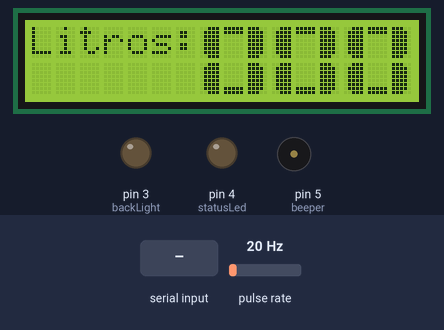
The sketch below on a simulated Arduino Uno, built with avr-gcc and run on an emulated ATmega328P. On the bench: 16×2 character LCD, output pins drawn as LEDs (lit = HIGH), buzzer (waves = sounding, pin HIGH). Wiring (inferred from the names in the program): pulse sensor: data pin 2. Dashed ring = blinking. The test bench sets the inputs (shaded band); at power-on: pulse rate 20 Hz. EEPROM starts erased; what the sketch prints to the serial monitor is not drawn.

Above: at 13.1 s.
13.2 s: pulse rate (sensor on pin 2) set to 196 Hz
At 16.08 s:
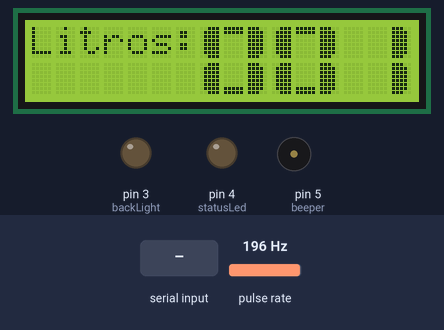
16.2 s: "1" received over Serial
At 18.4 s:
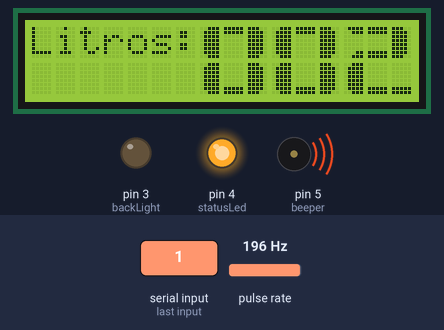
19.2 s: "0" received over Serial
At 21.7 s:
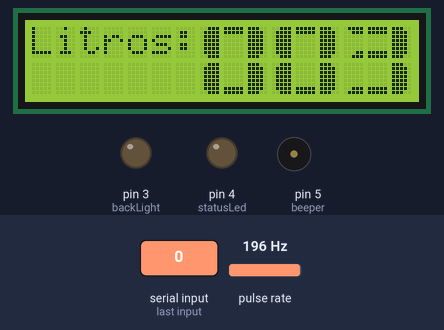
22.2 s: pulse rate (sensor on pin 2) set to 4 Hz
At 23.5 s:
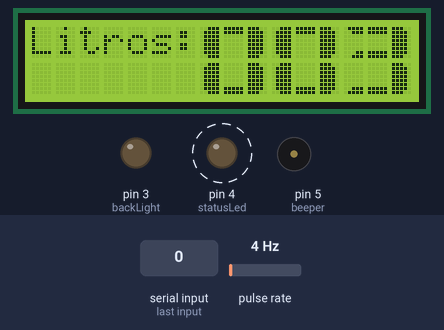
25.2 s: pulse rate (sensor on pin 2) set to 50 Hz
At 27.1 s:
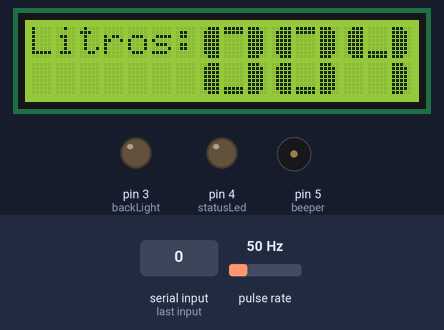
27.4 s: pulse rate (sensor on pin 2) set to 150 Hz
At 30.4 s:
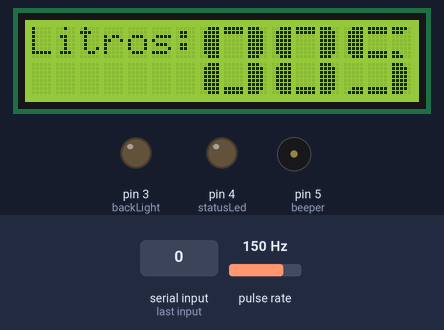
Timing chart, 0 to 35.4 s (numbered marks = the images above; inputs shaded):
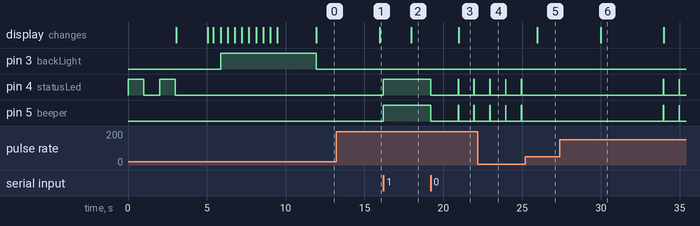

The sketch:

flow_sensor_nano.ino
```cpp
/*
Liquid flow rate sensor -DIYhacking.com Arvind Sanjeev

Measure the liquid/water flow rate using this code.
Connect Vcc and Gnd of sensor to arduino, and the
signal line to arduino digital pin 2.

 */

// include the library code:
#include <LiquidCrystal.h>
#include <EEPROM.h>


//========= for Bluetooth test

int state = 0;
int flag = 0;        // make sure that you return the state only once


// initialize the library with the numbers of the interface pins
LiquidCrystal lcd(12, 11, 10, 9, 8, 7);

// the 8 arrays that form each segment of the custom numbers
byte bar1[8] =
{
        B11100,
        B11110,
        B11110,
        B11110,
        B11110,
        B11110,
        B11110,
        B11100
};
byte bar2[8] =
{
        B00111,
        B01111,
        B01111,
        B01111,
        B01111,
        B01111,
        B01111,
        B00111
};
byte bar3[8] =
{
        B11111,
        B11111,
        B00000,
        B00000,
        B00000,
        B00000,
        B11111,
        B11111
};
byte bar4[8] =
{
        B11110,
        B11100,
        B00000,
        B00000,
        B00000,
        B00000,
        B11000,
        B11100
};
byte bar5[8] =
{
        B01111,
        B00111,
        B00000,
        B00000,
        B00000,
        B00000,
        B00011,
        B00111
};
byte bar6[8] =
{
        B00000,
        B00000,
        B00000,
        B00000,
        B00000,
        B00000,
        B11111,
        B11111
};
byte bar7[8] =
{
        B00000,
        B00000,
        B00000,
        B00000,
        B00000,
        B00000,
        B00111,
        B01111
};
byte bar8[8] =
{
        B11111,
        B11111,
        B00000,
        B00000,
        B00000,
        B00000,
        B00000,
        B00000
};


byte statusLed    = 4;
byte beeper = 5;
byte sensorInterrupt = 0;  // 0 = digital pin 2
byte sensorPin       = 2;
byte backLight       = 3; // Backlight from the LCD display


// Quantity until alarm is triggered
#define quantityAlarm 3000


// The hall-effect flow sensor outputs approximately 4.5 pulses per second per
// litre/minute of flow.
float calibrationFactor = 7.5;

volatile byte pulseCount;


float flowRate;
unsigned int flowMilliLitres;
unsigned long totalMilliLitres;
unsigned int totalLiters;
unsigned int lastScore;


unsigned long oldTime;

void setup()
{

  // Initialize a serial connection for reporting values to the host
  Serial.begin(9600);

  // Set up the status LED line as an output
  pinMode(statusLed, OUTPUT);
  pinMode(beeper, OUTPUT);
  pinMode(backLight, OUTPUT); // LCD backlight

    // set up the LCD's number of columns and rows:


//Start Check-up, LED blinks

  digitalWrite(statusLed, HIGH);  // We have an active-low LED attached
  delay(1000);
  digitalWrite(statusLed, LOW);  // We have an active-low LED attached
  delay(1000);
  digitalWrite(statusLed, HIGH);  // We have an active-low LED attached
  delay(1000);
  digitalWrite(statusLed, LOW);  // We have an active-low LED attached


  pinMode(sensorPin, INPUT);
  digitalWrite(sensorPin, HIGH);

  pulseCount        = 0;
  flowRate          = 0.0;
  flowMilliLitres   = 0;
  totalMilliLitres  = 0;
  totalLiters       = 0;
  oldTime           = 0;
  lastScore         = 0;

  // The Hall-effect sensor is connected to pin 2 which uses interrupt 0.
  // Configured to trigger on a FALLING state change (transition from HIGH
  // state to LOW state)
  attachInterrupt(sensorInterrupt, pulseCounter, FALLING);


//initialize LCD screen
// sets the LCD's rows and colums:
  lcd.begin(16, 2);

// light on the LCD backlight   // as I am using a PNP transistor it let the current flow when it its grounded (LOW)
 digitalWrite( backLight, LOW);

//Welcome Screen

//check if there is a last score saved on the EEProm;
   lastScore = EEPROM.read(0);

 // debug serial
   Serial.println("Last Score:");
   Serial.print(lastScore);

  lcd.print("Last score :");
  lcd.setCursor(0, 1);
  // print the number of seconds since reset:
 lcd.print(lastScore);
 lcd.print(" Liters");

 delay(2000);
 lcd.clear();

  lcd.print("Try using less water!");

      delay(350);

 /*----Display a Scrolling message ---*/


  // scroll 13 positions (string length) to the left
  // to move it offscreen left:
  for (int positionCounter = 0; positionCounter < 10; positionCounter++) {
    // scroll one position left:
    lcd.scrollDisplayLeft();
    // wait a bit:

    delay(450);

     digitalWrite( backLight, HIGH);  // turn backlight off


  }


 delay(2000);
 lcd.clear();


  // assignes each segment a write number
  lcd.createChar(1,bar1);
  lcd.createChar(2,bar2);
  lcd.createChar(3,bar3);
  lcd.createChar(4,bar4);
  lcd.createChar(5,bar5);
  lcd.createChar(6,bar6);
  lcd.createChar(7,bar7);
  lcd.createChar(8,bar8);


}

/**
 * Main program loop
 */
void loop()
{

  // test bluetooth connection:
  //===================


   //if some data is sent, read it and save it in the state variable
    if(Serial.available() > 0){
      state = Serial.read();
      flag=0;
    }
    // if the state is 0 the led will turn off
    if (state == '0') {
       digitalWrite( beeper, LOW);
       digitalWrite(statusLed, LOW);  // We have an active-low LED attached
        if(flag == 0){

          Serial.println("LED: off");
          flag = 1;
        }
    }
    // if the state is 1 the led will turn on
    else if (state == '1') {
         digitalWrite( beeper, HIGH);
         digitalWrite(statusLed, HIGH);  // We have an active-low LED attached
        if(flag == 0){
          Serial.println("LED: on");
          flag = 1;
        }
    }


  //==================

   if((millis() - oldTime) > 1000)    // Only process counters once per second
  {
    // Disable the interrupt while calculating flow rate and sending the value to
    // the host
    detachInterrupt(sensorInterrupt);

    // Because this loop may not complete in exactly 1 second intervals we calculate
    // the number of milliseconds that have passed since the last execution and use
    // that to scale the output. We also apply the calibrationFactor to scale the output
    // based on the number of pulses per second per units of measure (litres/minute in
    // this case) coming from the sensor.
    flowRate = ((1000.0 / (millis() - oldTime)) * pulseCount) / calibrationFactor;

    // Note the time this processing pass was executed. Note that because we've
    // disabled interrupts the millis() function won't actually be incrementing right
    // at this point, but it will still return the value it was set to just before
    // interrupts went away.
    oldTime = millis();

    // Divide the flow rate in litres/minute by 60 to determine how many litres have
    // passed through the sensor in this 1 second interval, then multiply by 1000 to
    // convert to millilitres.
    flowMilliLitres = (flowRate / 60) * 1000;

    // Add the millilitres passed in this second to the cumulative total
    totalMilliLitres += flowMilliLitres;


     digitalWrite( backLight, LOW);  // turn on backlight


   //    lcd.begin(16, 2);
  // Print a message to the LCD.

   totalLiters = totalMilliLitres / 1000;


   //print totalLiters on the LCD Display

   LCDprintNumber(totalLiters);


 //========Alarm 5 liters

    if (totalMilliLitres > quantityAlarm){

       digitalWrite( beeper, HIGH);
       digitalWrite(statusLed, HIGH);  // We have an active-low LED attached

    //write last score na EEprom
       EEPROM.write(0, totalLiters);

    }

    if (totalMilliLitres > quantityAlarm+1000){
       digitalWrite( beeper, LOW);
       digitalWrite(statusLed, LOW);  // We have an active-low LED attached


    }

 //========Alarm 10 liters
    if (totalMilliLitres > quantityAlarm*2){

       digitalWrite( beeper, HIGH);
       digitalWrite(statusLed, HIGH);  // We have an active-low LED attached
    }

    if (totalMilliLitres > quantityAlarm*2+1000){
       digitalWrite( beeper, LOW);
       digitalWrite(statusLed, LOW);  // We have an active-low LED attached
    }

   //========Alarm 15 liters
    if (totalMilliLitres > quantityAlarm*3){

       digitalWrite( beeper, HIGH);

    }

    if (totalMilliLitres > quantityAlarm*3+5000){
       digitalWrite( beeper, LOW);

    }


    unsigned int frac;

    // Print the flow rate for this second in litres / minute
    Serial.print("Flow rate: ");
    Serial.print(int(flowRate));  // Print the integer part of the variable
    Serial.print(".");             // Print the decimal point
    // Determine the fractional part. The 10 multiplier gives us 1 decimal place.
    frac = (flowRate - int(flowRate)) * 10;
    Serial.print(frac, DEC) ;      // Print the fractional part of the variable
    Serial.print("L/min");
    // Print the number of litres flowed in this second
    Serial.print("  Current Liquid Flowing: ");             // Output separator
    Serial.print(flowMilliLitres);
    Serial.print("mL/Sec");

    // Print the cumulative total of litres flowed since starting
    Serial.print("  Output Liquid Quantity: ");             // Output separator
    Serial.print(totalMilliLitres);
    Serial.println("mL");

    // Reset the pulse counter so we can start incrementing again
    pulseCount = 0;


    // Enable the interrupt again now that we've finished sending output
    attachInterrupt(sensorInterrupt, pulseCounter, FALLING);
  }
}

/*
Insterrupt Service Routine
 */
void pulseCounter()
{
  // Increment the pulse counter
  pulseCount++;

}
```

alarm.ino
```cpp
void alarm(){


   int interval = (3 / totalMilliLitres) * 2000;

        digitalWrite( beeper, HIGH);
        delay(1000);
        digitalWrite( beeper, LOW);
        delay(interval);


}
```

display.ino
```cpp
void custom0(int col)
{ // uses segments to build the number 0
  lcd.setCursor(col, 0);
  lcd.write(2);
  lcd.write(8);
  lcd.write(1);
  lcd.setCursor(col, 1);
  lcd.write(2);
  lcd.write(6);
  lcd.write(1);
}

void custom1(int col)
{
  lcd.setCursor(col,0);
  lcd.write(32);
  lcd.write(32);
  lcd.write(1);
  lcd.setCursor(col,1);
  lcd.write(32);
  lcd.write(32);
  lcd.write(1);
}

void custom2(int col)
{
  lcd.setCursor(col,0);
  lcd.write(5);
  lcd.write(3);
  lcd.write(1);
  lcd.setCursor(col, 1);
  lcd.write(2);
  lcd.write(6);
  lcd.write(6);
}

void custom3(int col)
{
  lcd.setCursor(col,0);
  lcd.write(5);
  lcd.write(3);
  lcd.write(1);
  lcd.setCursor(col, 1);
  lcd.write(7);
  lcd.write(6);
  lcd.write(1);
}

void custom4(int col)
{
  lcd.setCursor(col,0);
  lcd.write(2);
  lcd.write(6);
  lcd.write(1);
  lcd.setCursor(col, 1);
  lcd.write(32);
  lcd.write(32);
  lcd.write(1);
}

void custom5(int col)
{
  lcd.setCursor(col,0);
  lcd.write(2);
  lcd.write(3);
  lcd.write(4);
  lcd.setCursor(col, 1);
  lcd.write(7);
  lcd.write(6);
  lcd.write(1);
}

void custom6(int col)
{
  lcd.setCursor(col,0);
  lcd.write(2);
  lcd.write(3);
  lcd.write(4);
  lcd.setCursor(col, 1);
  lcd.write(2);
  lcd.write(6);
  lcd.write(1);
}

void custom7(int col)
{
  lcd.setCursor(col,0);
  lcd.write(2);
  lcd.write(8);
  lcd.write(1);
  lcd.setCursor(col, 1);
  lcd.write(32);
  lcd.write(32);
  lcd.write(1);
}

void custom8(int col)
{
  lcd.setCursor(col, 0);
  lcd.write(2);
  lcd.write(3);
  lcd.write(1);
  lcd.setCursor(col, 1);
  lcd.write(2);
  lcd.write(6);
  lcd.write(1);
}

void custom9(int col)
{
  lcd.setCursor(col, 0);
  lcd.write(2);
  lcd.write(3);
  lcd.write(1);
  lcd.setCursor(col, 1);
  lcd.write(7);
  lcd.write(6);
  lcd.write(1);
}

void printNumber(int value, int col) {
  if (value == 0) {
    custom0(col);
  } if (value == 1) {
    custom1(col);
  } if (value == 2) {
    custom2(col);
  } if (value == 3) {
    custom3(col);
  } if (value == 4) {
    custom4(col);
  } if (value == 5) {
    custom5(col);
  } if (value == 6) {
    custom6(col);
  } if (value == 7) {
    custom7(col);
  } if (value == 8) {
    custom8(col);
  } if (value == 9) {
    custom9(col);
  }
}

void LCDprintNumber(int num) {
  int c, d, u, number;
 // int m , c, d, u, number;
  number = num;
  /*
  if (number > 999) {
    m = (number - (number % 1000)) / 1000;
    number = number % 1000;
  } else {
    m = 0;
  }
  */

  if (number > 99) {
    c = (number - (number % 100)) / 100;
    number = number % 100;
  } else {
    c = 0;
  }

  if (number > 9) {
    d = (number - (number % 10)) / 10;
    number = number % 10;
  } else {
    d = 0;
  }

  u = number;

  lcd.setCursor(0, 0);
  lcd.print("Litros: ");
//  printNumber(m, 4);
  printNumber(c, 7);
  printNumber(d, 10);
  printNumber(u, 13);

}
```

Measured:
- after the input at 13.2 s, the display: changes after 2.8 s (image 1)
- after the input at 16.2 s, pin 4 (statusLed), pin 5 (beeper): LOW → HIGH at once
- after the input at 19.2 s, pin 4 (statusLed), pin 5 (beeper): goes LOW 1.7 s, HIGH 0.03 s, LOW 0.98 s, HIGH 0.03 s, then LOW, starting at once
- after the input at 22.2 s, pin 4 (statusLed), pin 5 (beeper): alternates HIGH for 0.02 s and LOW for 0.98 s, starting after 0.75 s
- after the input at 25.2 s, pin 4 (statusLed), pin 5 (beeper): stops changing and stays LOW; the display: changes after 0.77 s (image 5)
- after the input at 27.4 s, pin 4 (statusLed), pin 5 (beeper): alternates HIGH for 0.03 s and LOW for 0.98 s, starting after 6.6 s; the display: changes after 2.6 s (image 6)
